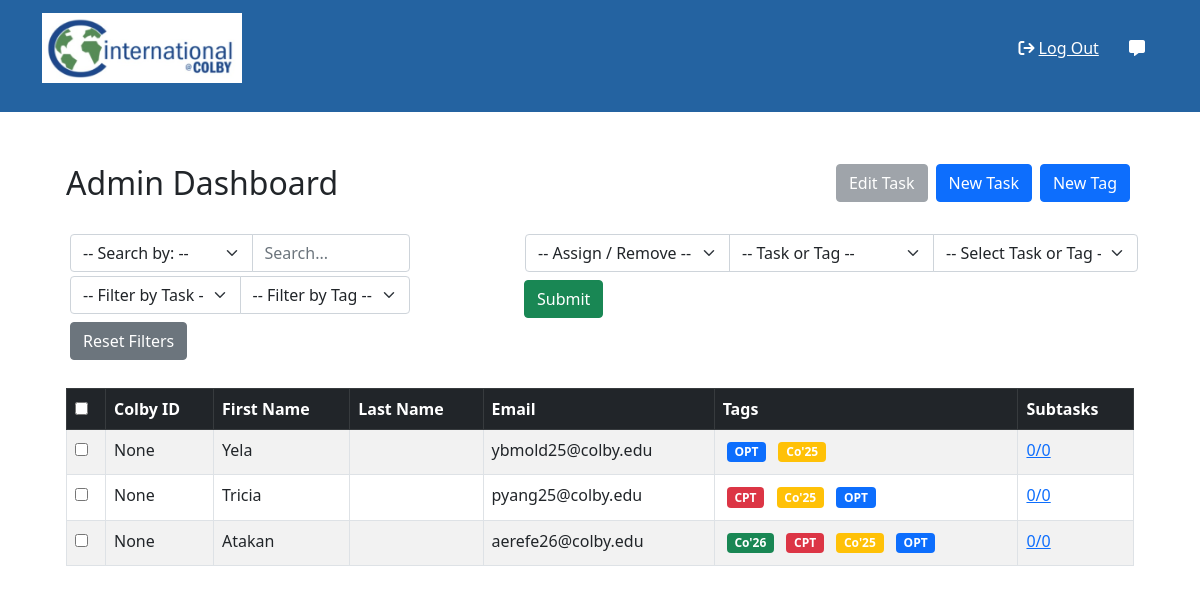
The page /admin (signed in) on the database its author committed.
### website/models.py (models this page shows, shortened)
class User(db.Model, UserMixin):
    id = db.Column(db.Integer, primary_key=True)
    email = db.Column(db.String(80), unique=True, nullable=False)
    name = db.Column(db.String(80), nullable=True)
    student_id = db.Column(db.Integer, nullable=True)
    tasks = db.relationship('Task', secondary=user_task_association_table,
                            backref=db.backref('users', lazy='dynamic'))
    progress = db.relationship('Progress', backref='user')
    tags = db.relationship('Tag', secondary=user_tag_association_table,
                           backref=db.backref('users', lazy='dynamic'))

class Tag(db.Model):
    id = db.Column(db.Integer, primary_key=True)
    name = db.Column(db.String(80), nullable=False)
    html_class = db.Column(db.String(120), nullable=False)

### website/views.py (the view)
@main_blueprint.route('/admin')
@login_required
def admin():
    users = User.query.all()
    students = []
    for user in users:
        if user.email not in admin_emails:
            students.append(user)
    return render_template('allStudents.html', students=students)

### website/templates/allStudents.html (shortened to what this page needs)
<!DOCTYPE html>
<html lang="en">
<head>
    {% include 'bootstrapStarter.html' %}
</head>
<body>
    {% include 'navbar.html' %}
    <content class="container row mx-auto mt-4">
        <div class="d-flex align-items-center justify-content-between gap-3 m-6 mt-4">
            <h5 class="text-start h2 mb-0"id="welcome-message">Admin Dashboard</h5>
            <div class="d-flex align-items-center">
                <button class="btn btn-secondary m-1" id="editTaskButton" disabled>Edit Task</button>
                <a class="btn btn-primary m-1" id="addTaskButton" href = "{{ url_for('main.add_task') }}">New Task</a>
                <button class="btn btn-primary m-1" id="addLabelButton" data-bs-toggle="modal" data-bs-target="#labelModal">New Tag</button>
            </div>
        </div>
        <div class="my-4 justify-content-between">
            <div class=" row mb-4">
                <div class="col-lg-4">
                    <div class="input-group m-1">
                        <select class="form-select" id="searchDropdown">
                            <option value="" selected>-- Search by: --</option>
                        </select>
                        <input type="text" class="form-control" id="searchInput" placeholder="Search...">
                    </div>
                    <div class="input-group m-1">
                        <select class="form-select" id="taskFilter" onchange="handleTaskSelection()">
                            <option value="" selected>-- Filter by Task --</option>
                        </select>
                        <select class="form-select" id="tagFilter" onchange="handleTagSelection()">
                            <option value="" selected>-- Filter by Tag --</option>
                        </select>
                    </div>
                    <button class="btn btn-secondary m-1" id="resetFilters">Reset Filters</button>
                </div>
                <div class="col-lg-1">
                </div>
                <div class="col-lg-7">
                    <div class="input-group m-1">
                        <select class="form-select" id="assignRemoveToggle" onchange="">
                            <option value="" selected>-- Assign / Remove --</option>
                        </select>
                        <select class="form-select" id="tagOrTask" onchange="">
                            <option value="" selected>-- Task or Tag --</option>
                        </select>
                        <select class="form-select" id="assignOrRemoveItemName" onchange="">
                            <option value="" selected>-- Select Task or Tag --</option>
                        </select>
                    </div>
                    <div class="input-group m-1">
                        <form method="POST" action="{{ url_for('main.update_tags_tasks') }}" id="updateTagsForm">
                            <button type="submit" class="btn btn-success m-1 ms-auto" id="submitAssignOrRemove">Submit</button>
                        </form>
                    </div>
                </div>
            </div>
            <div class="table-responsive">
                <table class="table table-striped table-bordered table-hover">
                    <thead class="table-dark">
                        <tr>
                            <th>
                                <input type="checkbox" id="selectAll" />
                            </th>
                            <th>Colby ID</th>
                            <th>First Name</th>
                            <th>Last Name</th>
                            <th>Email</th>
                            <th>Tags</th>
                            <th>Subtasks</th>
                        </tr>
                    </thead>
                    <tbody id="tableBody">
                        {% for student in students %}
                        <tr>
                            <td><input type="checkbox" class="row-checkbox" /></td>
                            <td>{{ student.student_id }}</td>
                            <td>{{ student.name.split(' ')[0] }}</td>
                            <td>{{ student.name.split(' ')[1] }}</td>
                            <td>{{ student.email }}</td>
                            <td>
                                {% for tag in student.tags %}
                                    <span class="badge {{ tag.html_class }} m-1">{{ tag.name }}</span>
                                {% endfor %}
                            </td>
                            <td>
                                <a href="">0/0</a>
                            </td>
                        </tr>
                        {% endfor %}
                    </tbody>
                </table>
            </div>
        </div>
    </content>
</body>

### website/templates/bootstrapStarter.html (shortened to what this page needs)
    <link href="https://cdn.jsdelivr.net/npm/bootstrap@5.0.2/dist/css/bootstrap.min.css" rel="stylesheet"
>
    <link rel="stylesheet" href="https://cdnjs.cloudflare.com/ajax/libs/font-awesome/6.5.2/css/all.min.css">

### website/templates/navbar.html
    <nav class="navbar navbar-expand-lg navbar-dark pb-4" style="background: #2463A1;">
        <div class="container">
            <a class="navbar-brand" href="{{url_for ('main.home')}}"><img src="../static/images/IntLogo.jpg" width=200 height=70 /></a>
            <div class="nav-item">
                <button class="btn">
                    <i class="fa fa-sign-out" aria-hidden="true" style="color: white;"></i>
                    <a style="color: white" href= "{{url_for ('auth.logout')}}">Log Out</a>
                </button>
                <button class="btn nav-item">
                    <i class="fa-solid fa-message " style="color: white;"></i>
                </button>
            </div>
        </div>
    </nav>

### rows shown on the page
User: student_id "None", name "Yela", email "ybmold25@colby.edu"
Tag: name "OPT"
Tag: name "Co'25"
User: student_id "None", name "Tricia", email "pyang25@colby.edu"
Tag: name "CPT"
User: student_id "None", name "Atakan", email "aerefe26@colby.edu"
Tag: name "Co'26"
